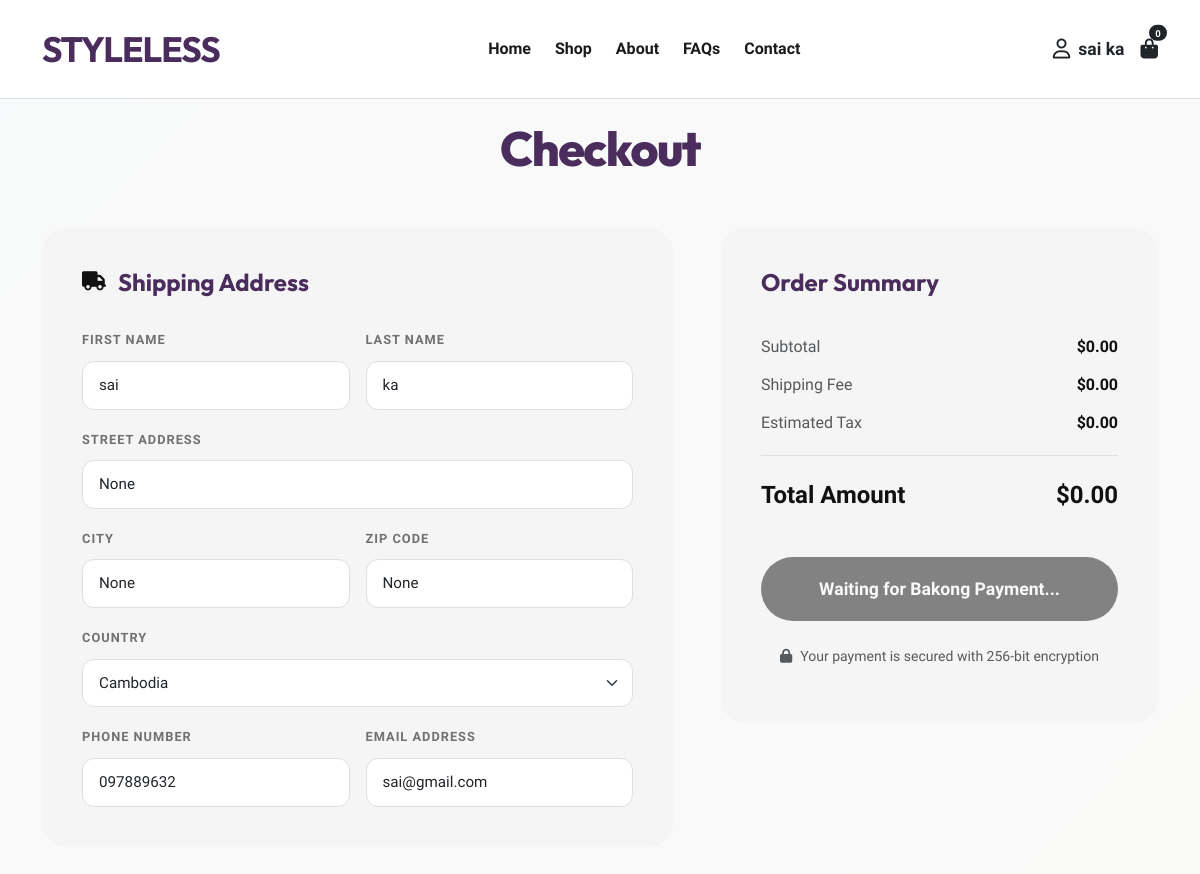
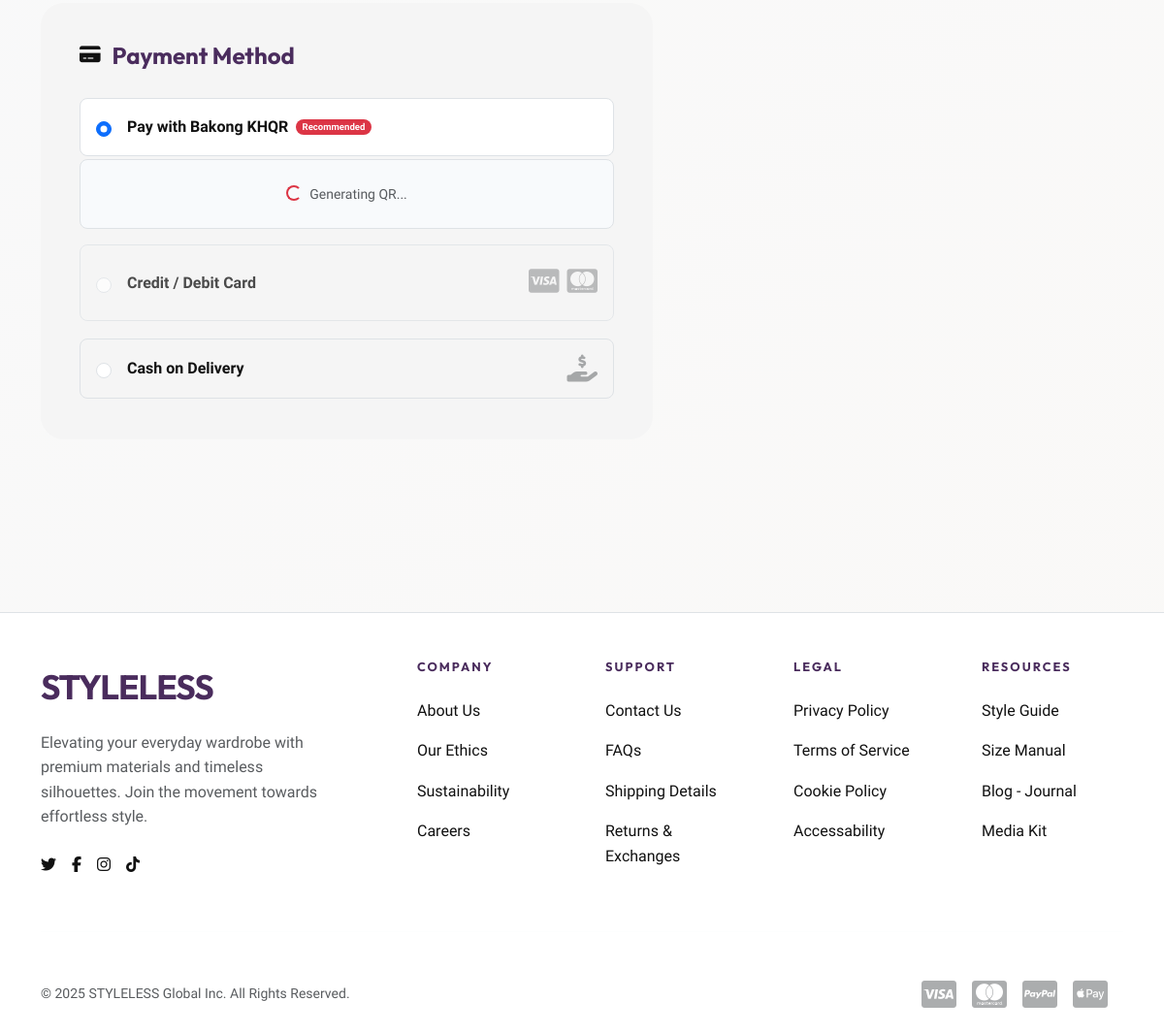
Screenshot of /check (signed in) with the database file from the repository (2 pictures, top to bottom).
### model/Customer.py (models this page shows, shortened)
class Customer(db.Model):
    __tablename__ = 'customer'
    id = db.Column(db.Integer, primary_key=True)
    user_id = db.Column(db.Integer, db.ForeignKey('user.id'), unique=True, nullable=False)
    first_name = db.Column(db.String(50))
    last_name = db.Column(db.String(50))
    email = db.Column(db.String(100), unique=True)
    phone = db.Column(db.String(20))
    address = db.Column(db.String(255))
    city = db.Column(db.String(50))
    state = db.Column(db.String(50))
    zip_code = db.Column(db.String(20))
    country = db.Column(db.String(50), default='Cambodia')
    created_at = db.Column(db.DateTime, default=datetime.utcnow, nullable=False)
    updated_at = db.Column(db.DateTime, default=datetime.utcnow, onupdate=datetime.utcnow, nullable=False)
    user = db.relationship('User', backref=db.backref('customer_profile', uselist=False))

### routes/front/check.py (the view, shortened to what this page needs)
@app.route('/checkout', methods=['GET', 'POST'])
@app.route('/check', methods=['GET', 'POST'])
def check():
    user_id = session.get('user_id')
    if user_id is None:
        flash("Please log in to checkout.", "warning")
        return redirect(url_for('login'))
    cart_items = CartItem.query.filter_by(user_id=user_id).all()
    if not cart_items:
        flash("Your cart is empty.", "info")
        return redirect(url_for('cart'))
    total = sum(item.product.price * item.quantity for item in cart_items if item.product)
    if total > 0:
        total += 7.00 # Add $5.00 shipping and $2.00 tax to match frontend
    customer = Customer.query.filter_by(user_id=user_id).first()
    if request.method == 'GET':
        session.pop('bakong_qr_md5', None)
    return render_template("front/check-out.html", cart_items=cart_items, total=total, customer=customer)

### app.py (called while the page is built, shortened)
@app.before_request
def before_request():
    url = request.path

### templates/front/check-out.html (shortened to what this page needs)
<!DOCTYPE html>
<html lang="en">
<head>
    <link rel="stylesheet" href="https://cdnjs.cloudflare.com/ajax/libs/font-awesome/6.6.0/css/all.min.css">
    <link href="https://cdn.jsdelivr.net/npm/bootstrap@5.3.2/dist/css/bootstrap.min.css" rel="stylesheet">
    <link rel="stylesheet" href="{{ url_for('static', filename='css/style.css') }}">
</head>
<body>
    {% include 'front/header.html' %}
    <main class="checkout-container">
        <div class="container">
            <h1 class="checkout-header text-center">Checkout</h1>
            <form action="{{ url_for('check') }}" method="POST" id="checkoutForm">
                <div class="row g-5">
                    <div class="col-lg-7">
                        <div class="checkout-card">
                            <h3 class="section-title"><i class="fa-solid fa-truck"></i> Shipping Address</h3>
                            <div class="row g-3">
                                <div class="col-md-6">
                                    <label class="form-label">First Name</label>
                                    <input type="text" class="form-control" name="first_name" value="{{ customer.first_name if customer else '' }}" required>
                                </div>
                                <div class="col-md-6">
                                    <label class="form-label">Last Name</label>
                                    <input type="text" class="form-control" name="last_name" value="{{ customer.last_name if customer else '' }}" required>
                                </div>
                                <div class="col-12">
                                    <label class="form-label">Street Address</label>
                                    <input type="text" class="form-control" name="address" value="{{ customer.address if customer else '' }}" required>
                                </div>
                                <div class="col-md-6">
                                    <label class="form-label">City</label>
                                    <input type="text" class="form-control" name="city" value="{{ customer.city if customer else '' }}" required>
                                </div>
                                <div class="col-md-6">
                                    <label class="form-label">ZIP Code</label>
                                    <input type="text" class="form-control" name="zip" value="{{ customer.zip_code if customer else '' }}" required>
                                </div>
                                <div class="col-12">
                                    <label class="form-label">Country</label>
                                    <select class="form-select" name="country" required>
                                        <option value="Cambodia" {% if customer and customer.country == 'Cambodia' %}selected{% endif %}>Cambodia</option>
                                    </select>
                                </div>
                                <div class="col-md-6">
                                    <label class="form-label">Phone Number</label>
                                    <input type="tel" class="form-control" name="phone" value="{{ customer.phone if customer else '' }}" required>
                                </div>
                                <div class="col-md-6">
                                    <label class="form-label">Email Address</label>
                                    <input type="email" class="form-control" name="email" value="{{ customer.email if customer else '' }}" required>
                                </div>
                            </div>
                        </div>
                        <div class="checkout-card">
                            <h3 class="section-title"><i class="fa-solid fa-credit-card"></i> Payment Method</h3>
                            <div class="d-flex flex-column gap-3">
                                <div class="form-check p-3 border rounded-3 d-flex align-items-center bg-white" style="cursor: pointer;" onclick="document.getElementById('bakongPay').click()">
                                    <input class="form-check-input ms-0 me-3" type="radio" name="paymentMethod" id="bakongPay" value="bakong" checked>
                                    <label class="form-check-label fw-bold d-flex flex-wrap align-items-center gap-2" for="bakongPay">
                                        Pay with Bakong KHQR
                                        <span class="badge bg-danger rounded-pill small" style="font-size: 0.6rem;">Recommended</span>
                                    </label>                                </div>
                                <div id="inlineQrContainer" class="text-center p-4 border rounded-3" style="display: none; background: #f8fafc; border-top: none; margin-top: -15px;">
                                    <div id="qrLoading" class="text-muted small">
                                        <div class="spinner-border spinner-border-sm text-danger me-2"></div> Generating QR...
                                    </div>
                                </div>
                                <div class="form-check p-3 border rounded-3 d-flex align-items-center opacity-75">
                                    <input class="form-check-input ms-0 me-3" type="radio" name="paymentMethod" id="creditCard" value="card">
                                    <label class="form-check-label fw-bold" for="creditCard">
                                        Credit / Debit Card
                                    </label>
                                    <div class="ms-auto fs-3 text-muted opacity-50">
                                        <i class="fa-brands fa-cc-visa me-2"></i>
                                        <i class="fa-brands fa-cc-mastercard"></i>
                                    </div>
                                </div>
                                <div class="form-check p-3 border rounded-3 d-flex align-items-center">
                                    <input class="form-check-input ms-0 me-3" type="radio" name="paymentMethod" id="codPay" value="cod">
                                    <label class="form-check-label fw-bold" for="codPay">
                                        Cash on Delivery
                                    </label>
                                    <i class="fa-solid fa-hand-holding-dollar ms-auto fs-3 text-muted opacity-50"></i>
                                </div>
                            </div>
                        </div>
                    </div>
                    <div class="col-lg-5">
                        <div class="checkout-card sticky-lg-top" style="top: 120px;">
                            <h3 class="section-title">Order Summary</h3>
                            <div class="mt-4 pt-2">
                                <div class="total-row">
                                    <span class="text-muted">Subtotal</span>
                                    <span class="fw-bold">$[[ cartTotal.toFixed(2) ]]</span>
                                </div>
                                <div class="total-row">
                                    <span class="text-muted">Shipping Fee</span>
                                    <span class="fw-bold">$[[ (cart.length > 0 ? 5.00 : 0.00).toFixed(2) ]]</span>
                                </div>
                                <div class="total-row">
                                    <span class="text-muted">Estimated Tax</span>
                                    <span class="fw-bold">$[[ (cart.length > 0 ? 2.00 : 0.00).toFixed(2) ]]</span>
                                </div>
                                <div class="total-row final-total">
                                    <span>Total Amount</span>
                                    <span>$[[ (cart.length > 0 ? cartTotal + 7.00 : 0.00).toFixed(2) ]]</span>
                                </div>
                            </div>
                            <button type="submit" class="btn-place-order" id="submitBtn" :disabled="cart.length === 0">Complete Purchase</button>
                            <p class="text-center text-muted small mt-4">
                                <i class="fa-solid fa-lock me-2"></i> Your payment is secured with 256-bit encryption
                            </p>
                        </div>
                    </div>
                </div>
            </form>
        </div>
    </main>
    {% include 'front/footer.html' %}
</body>
</html>

### static/css/style.css (style rules this page uses)
:root { --primary-color: #4a2c5d; --primary-dark: #3e244b; --primary-light: #6b4a7a; --accent-color: #a07c5f; --accent-dark: #8a6b4f; --accent-light: #c9a88d; --bg-light: #f8f9fa; --bg-lighter: #faf9f7; --text-dark: #1a1a1a; --text-primary: #333333; --text-secondary: #666666; --text-muted: #999999; --border-color: #e0e0e0; --border-light: #f0f0f0; --shadow-sm: 0 2px 8px rgba(0, 0, 0, 0.06); --shadow-md: 0 4px 16px rgba(0, 0, 0, 0.1); --shadow-lg: 0 8px 24px rgba(0, 0, 0, 0.12); --shadow-xl: 0 12px 32px rgba(0, 0, 0, 0.15); --footer-bg: #eaeaea; --subscribe-bg: #2c2c2c; --copyright-bg: #1a1a1a; --success-color: #10b981; --warning-color: #f59e0b; --danger-color: #ef4444; --info-color: #3b82f6; --transition-fast: 0.15s ease; --transition-normal: 0.3s cubic-bezier(0.4, 0, 0.2, 1); --transition-slow: 0.5s ease; }
* { margin: 0; padding: 0; box-sizing: border-box; }
body { font-family: "Plus Jakarta Sans", sans-serif; color: var(--text-primary); background: linear-gradient( 135deg, var(--bg-light) 0%, var(--bg-lighter) 100% ); line-height: 1.6; font-family: "Poppins", "Segoe UI", Tahoma, Geneva, Verdana, sans-serif; }
h1, h2, h3, h4, h5, h6 { font-family: "Inter", sans-serif; color: var(--primary-color); }
.form-control, .form-select { border: 1px solid var(--border-color); border-radius: 0.5rem; padding: 0.75rem 1rem; transition: all 0.2s ease; }
.form-select, .form-control { border: 1px solid var(--border-color); border-radius: 8px; padding: 0.75rem 1rem; font-size: 0.95rem; transition: all 0.3s ease; }
.form-label { color: var(--text-dark); font-weight: 600; margin-bottom: 0.5rem; font-size: 0.95rem; }
.badge { animation: pulse 0.5s ease-out; }
.spinner-border { animation: spinner-grow 0.75s linear infinite; }
:root { --brand-dark: #111111; --brand-gray: #717171; --brand-light: #F5F5F5; --font-main: 'Plus Jakarta Sans', sans-serif; --font-heading: 'Outfit', sans-serif; --transition-smooth: all 0.5s cubic-bezier(0.16, 1, 0.3, 1); --transition-fast: all 0.3s ease; }
h1, h2, h3, h4, h5, h6 { font-family: var(--font-heading); }

### templates/front/check-out.html (style rules this page uses)
:root { --brand-dark: #111111; --brand-gray: #717171; --brand-light: #F5F5F5; --font-main: 'Plus Jakarta Sans', sans-serif; --font-heading: 'Outfit', sans-serif; --transition: all 0.4s cubic-bezier(0.16, 1, 0.3, 1); }
body { background-color: #ffffff; font-family: var(--font-main); color: var(--brand-dark); }
.checkout-container { padding-top: 120px; padding-bottom: 100px; }
.checkout-header { font-family: var(--font-heading); font-size: 3rem; font-weight: 800; margin-bottom: 50px; letter-spacing: -1.5px; }
.checkout-card { background: var(--brand-light); border-radius: 24px; padding: 40px; border: none; margin-bottom: 30px; }
.section-title { font-family: var(--font-heading); font-size: 1.5rem; font-weight: 700; margin-bottom: 30px; display: flex; align-items: center; gap: 12px; }
.section-title i { font-size: 1.2rem; color: var(--brand-dark); }
.form-label { font-weight: 700; font-size: 0.8rem; text-transform: uppercase; letter-spacing: 1px; color: var(--brand-gray); margin-bottom: 10px; }
.form-control, .form-select { border-radius: 12px; border: 1px solid #e0e0e0; padding: 12px 16px; font-size: 0.95rem; transition: var(--transition); }
.total-row { display: flex; justify-content: space-between; margin-bottom: 12px; font-size: 1rem; }
.final-total { margin-top: 20px; padding-top: 20px; border-top: 1px solid #e0e0e0; font-size: 1.5rem; font-weight: 800; }
.btn-place-order { background: var(--brand-dark); color: white; border: none; border-radius: 100px; padding: 18px; width: 100%; font-weight: 700; font-size: 1.1rem; margin-top: 30px; transition: var(--transition); }

### rows the page displays
Customer: first_name "sai", last_name "ka", address "None", city "None", zip "None", country "Cambodia", phone "097889632", email "sai@gmail.com"

### other values shown
{{ session['full_name'] }} "sai ka"
